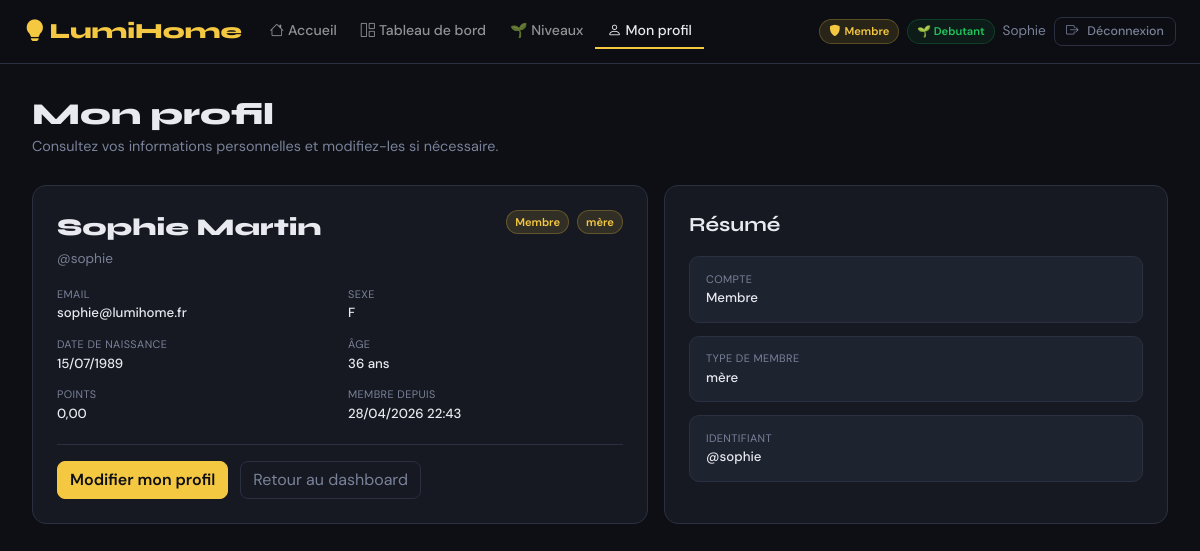
Before: /Lumihome/index.php?page=profil (signed in) with the older database file.
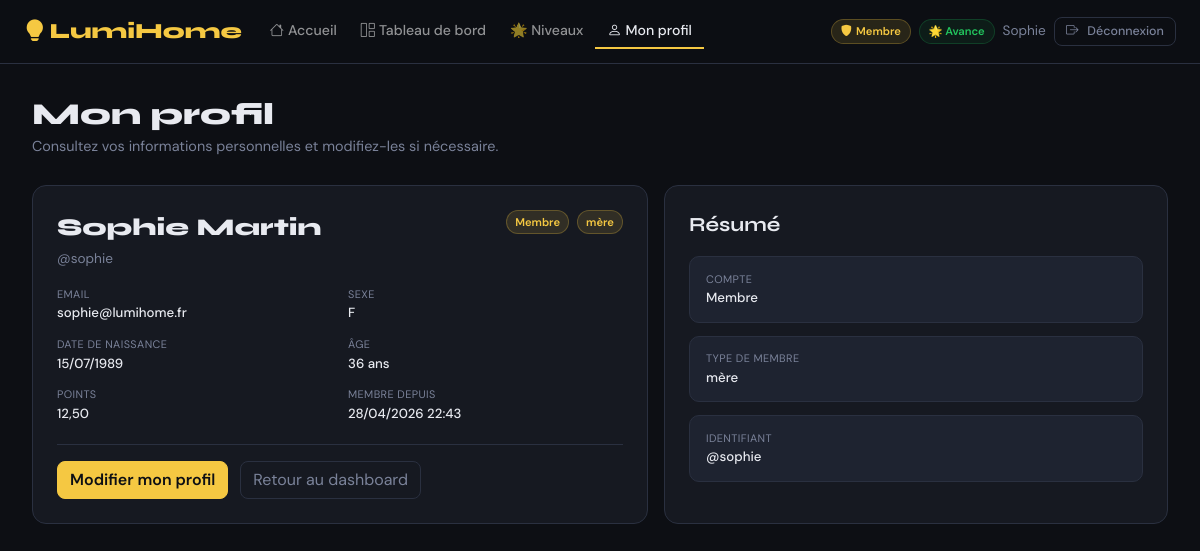
After: the same page with the newer database file.
### tables this page shows
CREATE TABLE IF NOT EXISTS utilisateurs (
    id              INT AUTO_INCREMENT PRIMARY KEY,
    login           VARCHAR(50)  NOT NULL UNIQUE,
    nom             VARCHAR(100) NOT NULL,
    prenom          VARCHAR(100) NOT NULL,
    email           VARCHAR(150) NOT NULL UNIQUE,
    mot_de_passe    VARCHAR(255) NOT NULL,
    role            ENUM('visiteur','membre','admin') DEFAULT 'membre',
    est_banni       BOOLEAN DEFAULT FALSE,
    raison_ban      TEXT,
    age             INT,
    sexe            ENUM('M','F','Autre'),
    date_naissance  DATE,
    type_membre     VARCHAR(50) DEFAULT 'habitant',
    points          FLOAT DEFAULT 0,
    created_at      DATETIME DEFAULT CURRENT_TIMESTAMP
);

### Lumihome/includes/config.php (called while the page is built, shortened)
<?php
function isLoggedIn(): bool {
    return isset($_SESSION['user_id']);
}
function escape(string $s): string {
    return htmlspecialchars($s, ENT_QUOTES, 'UTF-8');
}

### Lumihome/pages/profil.php (the view, shortened to what the changed rows need)
<?php
$profil       = null;
$age          = '-';
try {
    $pdo = db();
    $st  = $pdo->prepare('
        SELECT id, login, nom, prenom, email, role, sexe,
               date_naissance, type_membre, points, created_at
        FROM utilisateurs
        WHERE id = ?
        LIMIT 1
    ');
    $st->execute([$_SESSION['user_id']]);
    $profil = $st->fetch();
    if (!$profil) {
        $erreur_profil = 'Profil introuvable.';
    } elseif (!empty($profil['date_naissance'])) {
        $age = (new DateTime($profil['date_naissance']))->diff(new DateTime())->y . ' ans';
    }
} catch (Exception $e) {
    $erreur_profil = 'Impossible de charger le profil.';
}
$prenom      = escape($profil['prenom']      ?? '');
$nom         = escape($profil['nom']         ?? '');
$email       = escape($profil['email']       ?? '');
$login       = escape($profil['login']       ?? '');
$role        = escape($profil['role']        ?? 'membre');
$sexe        = $profil['sexe']               ?? 'Autre';
$dob         = escape($profil['date_naissance'] ?? '');
$type_membre = $profil['type_membre']        ?? 'habitant';
$points      = isset($profil['points'])
               ? number_format((float) $profil['points'], 2, ',', ' ')
               : '0';
$created_at  = !empty($profil['created_at'])
               ? date('d/m/Y H:i', strtotime($profil['created_at']))
               : '-';
?>
<div class="page">
  <div style="margin-bottom:1.75rem">
    <h1 style="font-family:Syne,sans-serif;font-size:1.9rem;font-weight:800;margin-bottom:.2rem">
      Mon profil
    </h1>
    <p style="font-size:.9rem;color:var(--muted)">
      Consultez vos informations personnelles et modifiez-les si nécessaire.
    </p>
  </div>
  <div class="profil-grid" style="display:grid;grid-template-columns:1.1fr .9fr;gap:1rem">
    <div class="card">
      <div style="display:flex;justify-content:space-between;align-items:flex-start;
                  gap:1rem;flex-wrap:wrap;margin-bottom:1rem">
        <div>
          <div style="font-family:Syne,sans-serif;font-size:1.5rem;font-weight:800;color:#e8eaf0">
            <?= $prenom . ' ' . $nom ?>
          </div>
          <div style="font-size:.85rem;color:var(--muted);margin-top:.2rem">
            @<?= $login ?>
          </div>
        </div>
        <div style="display:flex;gap:.5rem;flex-wrap:wrap">
          <span class="badge-role <?= $role === 'admin' ? 'badge-admin' : '' ?>">
            <?= ucfirst($role) ?>
          </span>
          <span class="badge-role"><?= escape($type_membre) ?></span>
        </div>
      </div>
      <div style="display:grid;grid-template-columns:1fr 1fr;gap:.8rem 1rem">
        <div>
          <div class="meta-lbl">Email</div>
          <div class="meta-val" style="color:#e8eaf0"><?= $email ?></div>
        </div>
        <div>
          <div class="meta-lbl">Sexe</div>
          <div class="meta-val" style="color:#e8eaf0"><?= escape($sexe) ?></div>
        </div>
        <div>
          <div class="meta-lbl">Date de naissance</div>
          <div class="meta-val" style="color:#e8eaf0"><?= $dob ? date('d/m/Y', strtotime($dob)) : '-' ?></div>
        </div>
        <div>
          <div class="meta-lbl">Âge</div>
          <div class="meta-val" style="color:#e8eaf0"><?= $age ?></div>
        </div>
        <div>
          <div class="meta-lbl">Points</div>
          <div class="meta-val" style="color:#e8eaf0"><?= $points ?></div>
        </div>
        <div>
          <div class="meta-lbl">Membre depuis</div>
          <div class="meta-val" style="color:#e8eaf0"><?= $created_at ?></div>
        </div>
      </div>
      <div style="margin-top:1.25rem;padding-top:1rem;border-top:1px solid var(--border);
                  display:flex;gap:.75rem;flex-wrap:wrap">
        <button class="btn btn-primary" onclick="toggleEditProfil()">
          Modifier mon profil
        </button>
        <a class="btn btn-outline" href="/Lumihome/index.php?page=dashboard">
          Retour au dashboard
        </a>
      </div>
    </div>
    <div class="card">
      <div class="sec-title" style="margin-bottom:1rem">Résumé</div>
      <div style="display:grid;gap:.8rem">
        <div style="padding:.85rem 1rem;background:var(--surface2);
                    border:1px solid var(--border);border-radius:10px">
          <div class="meta-lbl">Compte</div>
          <div class="meta-val" style="color:#e8eaf0"><?= ucfirst($role) ?></div>
        </div>
        <div style="padding:.85rem 1rem;background:var(--surface2);
                    border:1px solid var(--border);border-radius:10px">
          <div class="meta-lbl">Type de membre</div>
          <div class="meta-val" style="color:#e8eaf0"><?= escape($type_membre) ?></div>
        </div>
        <div style="padding:.85rem 1rem;background:var(--surface2);
                    border:1px solid var(--border);border-radius:10px">
          <div class="meta-lbl">Identifiant</div>
          <div class="meta-val" style="color:#e8eaf0">@<?= $login ?></div>
        </div>
      </div>
    </div>
  </div>
</div>

### Lumihome/index.php (shortened to what the changed rows need)
<?php
require_once __DIR__ . '/includes/config.php';
$page    = $_GET['page'] ?? 'home';
$user_prenom = escape($_SESSION['prenom'] ?? '');
$user_role   = $_SESSION['role']          ?? '';
if (isLoggedIn()) {
    $niveau_session = $_SESSION['niveau'] ?? 'debutant';
    $emoji_nav = match($niveau_session) {
        'intermediaire' => '⚡',
        'avance'        => '🌟',
        'expert'        => '👑',
        default         => '🌱'
    };
}
?><!DOCTYPE html>
<html lang="fr">
<head>
  <link href="https://cdn.jsdelivr.net/npm/bootstrap@5.3.3/dist/css/bootstrap.min.css" rel="stylesheet">
  <link href="https://cdn.jsdelivr.net/npm/bootstrap-icons@1.11.3/font/bootstrap-icons.min.css" rel="stylesheet">
  <link rel="stylesheet" href="/Lumihome/assets/css/style.css">
</head>
<body>
<nav class="navbar navbar-expand-lg lh-navbar sticky-top" data-bs-theme="dark">
  <div class="container-fluid px-4">
    <div class="collapse navbar-collapse" id="lhNav">
      <ul class="navbar-nav me-auto mb-2 mb-lg-0">
        <?php if (isLoggedIn()): ?>
        <li class="nav-item">
          <a class="nav-link lh-nav-link <?= $page==='dashboard' ? 'lh-active' : '' ?>" href="/Lumihome/index.php?page=dashboard">
            <i class="bi bi-grid-1x2 me-1"></i>Tableau de bord
          </a>
        </li>
        <li class="nav-item">
          <a class="nav-link lh-nav-link <?= $page==='niveaux' ? 'lh-active' : '' ?>" href="/Lumihome/index.php?page=niveaux">
            <?= $emoji_nav ?> Niveaux
          </a>
        </li>
        <li class="nav-item">
          <a class="nav-link lh-nav-link <?= $page==='profil' ? 'lh-active' : '' ?>" href="/Lumihome/index.php?page=profil">
            <i class="bi bi-person me-1"></i>Mon profil
          </a>
        </li>
        <?php endif; ?>
      </ul>
      <div class="d-flex align-items-center gap-2 flex-wrap py-2 py-lg-0">
        <?php if (isLoggedIn()): ?>
          <span class="lh-badge-role"><i class="bi bi-shield-fill"></i><?= ucfirst($user_role) ?></span>
          <span class="lh-badge-niveau"><?= $emoji_nav ?> <?= ucfirst($_SESSION['niveau'] ?? 'debutant') ?></span>
          <span style="font-size:.85rem;color:#7a8299"><?= $user_prenom ?></span>
          <button class="lh-btn-outline lh-btn-sm" onclick="api('logout',{},'GET',true)">
            <i class="bi bi-box-arrow-right me-1"></i>Déconnexion
          </button>
        <?php endif; ?>
      </div>
    </div>
  </div>
</nav>
<?php
if      ($page === 'home')      include __DIR__ . '/pages/home.php';
elseif  ($page === 'dashboard') include __DIR__ . '/pages/dashboard.php';
elseif  ($page === 'profil')    include __DIR__ . '/pages/profil.php';
elseif  ($page === 'niveaux')   include __DIR__ . '/pages/niveaux.php';
?>
</body>
</html>

Changed rows visible on the page:
changed utilisateurs "Sophie": points "0,00" → "12,50"
Other visible differences:
$emoji_nav: "🌱" → "🌟"
$_SESSION['niveau']: "Debutant" → "Avance"
